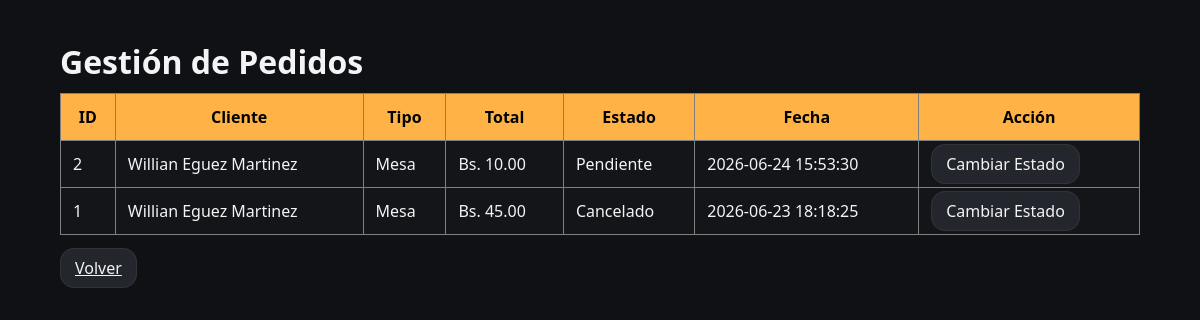
Page /gerente/pedidos.php (signed in) on the committed database.
### tables this page shows
CREATE TABLE `pedidos` (
  `id_pedido` int(11) NOT NULL,
  `id_usuario` int(11) NOT NULL,
  `tipo_pedido` enum('Mesa','Delivery') NOT NULL,
  `numero_mesa` varchar(10) DEFAULT NULL,
  `direccion` varchar(255) DEFAULT NULL,
  `total` decimal(10,2) NOT NULL,
  `estado` enum('Pendiente','Preparando','Entregado','Cancelado') DEFAULT 'Pendiente',
  `fecha_pedido` datetime DEFAULT current_timestamp()
);

CREATE TABLE `usuarios` (
  `id_usuario` int(11) NOT NULL,
  `nombre` varchar(100) NOT NULL,
  `correo` varchar(100) NOT NULL,
  `password` varchar(255) NOT NULL,
  `telefono` varchar(20) DEFAULT NULL,
  `id_rol` int(11) NOT NULL,
  `fecha_registro` datetime DEFAULT current_timestamp()
);

### gerente/pedidos.php (the view, shortened to what this page needs)
<?php
require_once("../config/conexion.php");
$sql = "SELECT
            p.id_pedido,
            u.nombre,
            p.tipo_pedido,
            p.total,
            p.estado,
            p.fecha_pedido
        FROM pedidos p
        INNER JOIN usuarios u
        ON p.id_usuario = u.id_usuario
        ORDER BY p.fecha_pedido DESC";
$resultado = mysqli_query(
    $conexion,
    $sql
);
?>
<!DOCTYPE html>
<html lang="es">
<head>
<link rel="stylesheet"
href="../css/styles.css">
</head>
<body>
<main>
<h1>
Gestión de Pedidos
</h1>
<table
border="1"
cellpadding="10"
width="100%">
<tr>
<th>ID</th>
<th>Cliente</th>
<th>Tipo</th>
<th>Total</th>
<th>Estado</th>
<th>Fecha</th>
<th>Acción</th>
</tr>
<?php
while(
    $pedido =
    mysqli_fetch_assoc($resultado)
)
{
?>
<tr>
<td>
<?php echo $pedido["id_pedido"]; ?>
</td>
<td>
<?php echo $pedido["nombre"]; ?>
</td>
<td>
<?php echo $pedido["tipo_pedido"]; ?>
</td>
<td>
Bs. <?php echo number_format($pedido["total"],2); ?>
</td>
<td>
<?php echo $pedido["estado"]; ?>
</td>
<td>
<?php echo $pedido["fecha_pedido"]; ?>
</td>
<td>
<a
href="editar_estado.php?id=<?php echo $pedido["id_pedido"]; ?>"
class="btn">
Cambiar Estado
</a>
</td>
</tr>
<?php
}
?>
</table>
<br>
<a
href="dashboard.php"
class="btn">
Volver
</a>
</main>
</body>
</html>

### css/styles.css (style rules this page uses)
* { margin: 0; padding: 0; box-sizing: border-box; }
html, body { width: 100%; min-height: 100%; background: var(--bg); color: var(--text); font-family: 'Segoe UI', sans-serif; overflow-x: hidden; }
:root { --bg: #0f1115; --card: #141518; --text: #f4f4f6; --muted: #9aa0a6; --primary: #ffb347; --radius: 14px; --transition: 0.25s ease; }
main { width: 100%; padding: 40px 5%; }
h1, h2, h3, h4 { margin-bottom: 10px; }
.btn { padding: 8px 14px; border-radius: var(--radius); border: 1px solid #333; background: #24262d; color: var(--text); cursor: pointer; transition: var(--transition); }
table { width:100%; border-collapse:collapse; background:#141518; }
table th { background:#ffb347; color:#000; padding:12px; }
table td { padding:12px; }
table a { color:#ffb347; text-decoration:none; }
main { max-width:1200px; margin:auto; }

### rows in the picture
pedidos: id_pedido "2", id_usuario.nombre "Willian Eguez Martinez", tipo_pedido "Mesa", total "10.00", estado "Pendiente", fecha_pedido "2026-06-24 15:53:30"
pedidos: id_pedido "1", id_usuario.nombre "Willian Eguez Martinez", tipo_pedido "Mesa", total "45.00", estado "Cancelado", fecha_pedido "2026-06-23 18:18:25"
